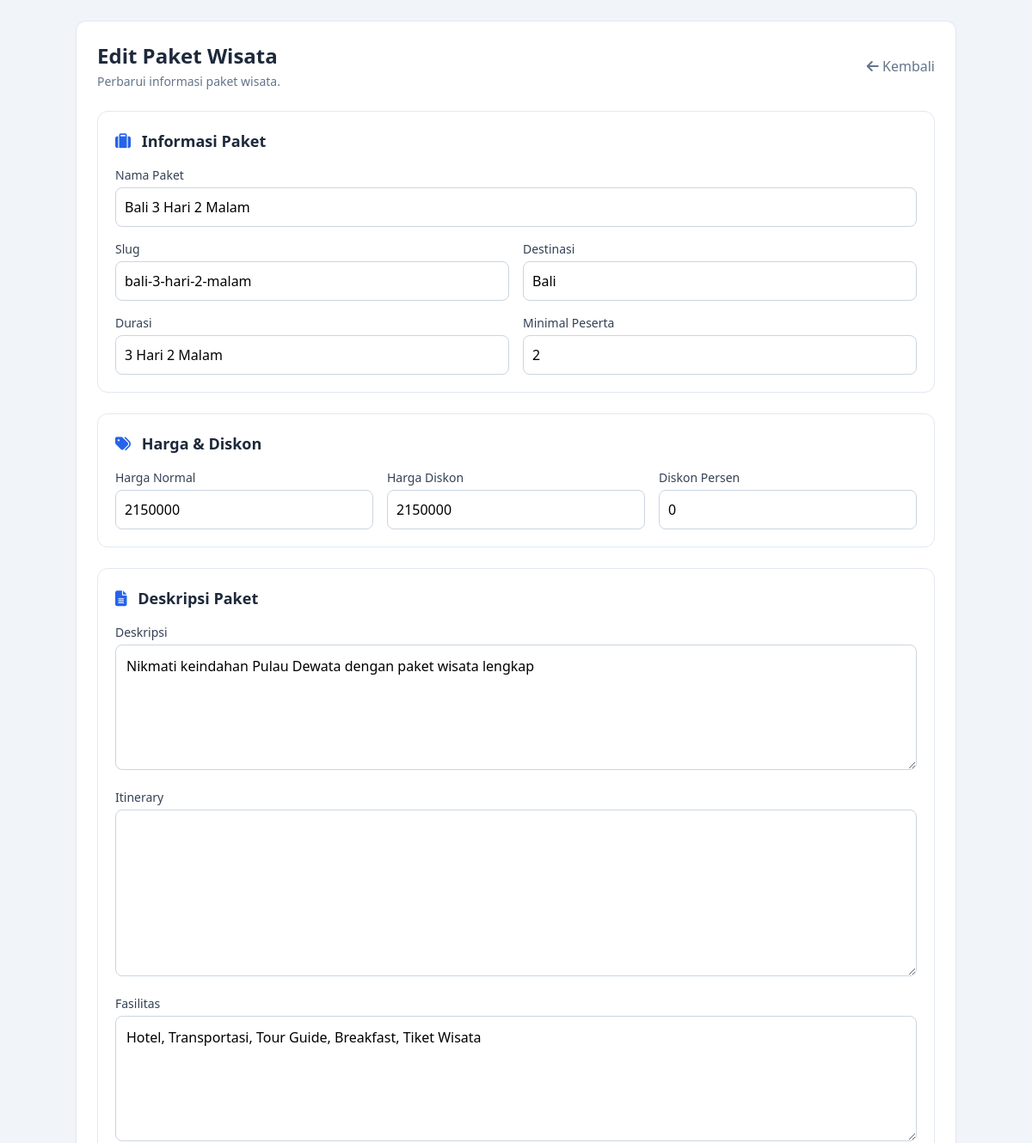
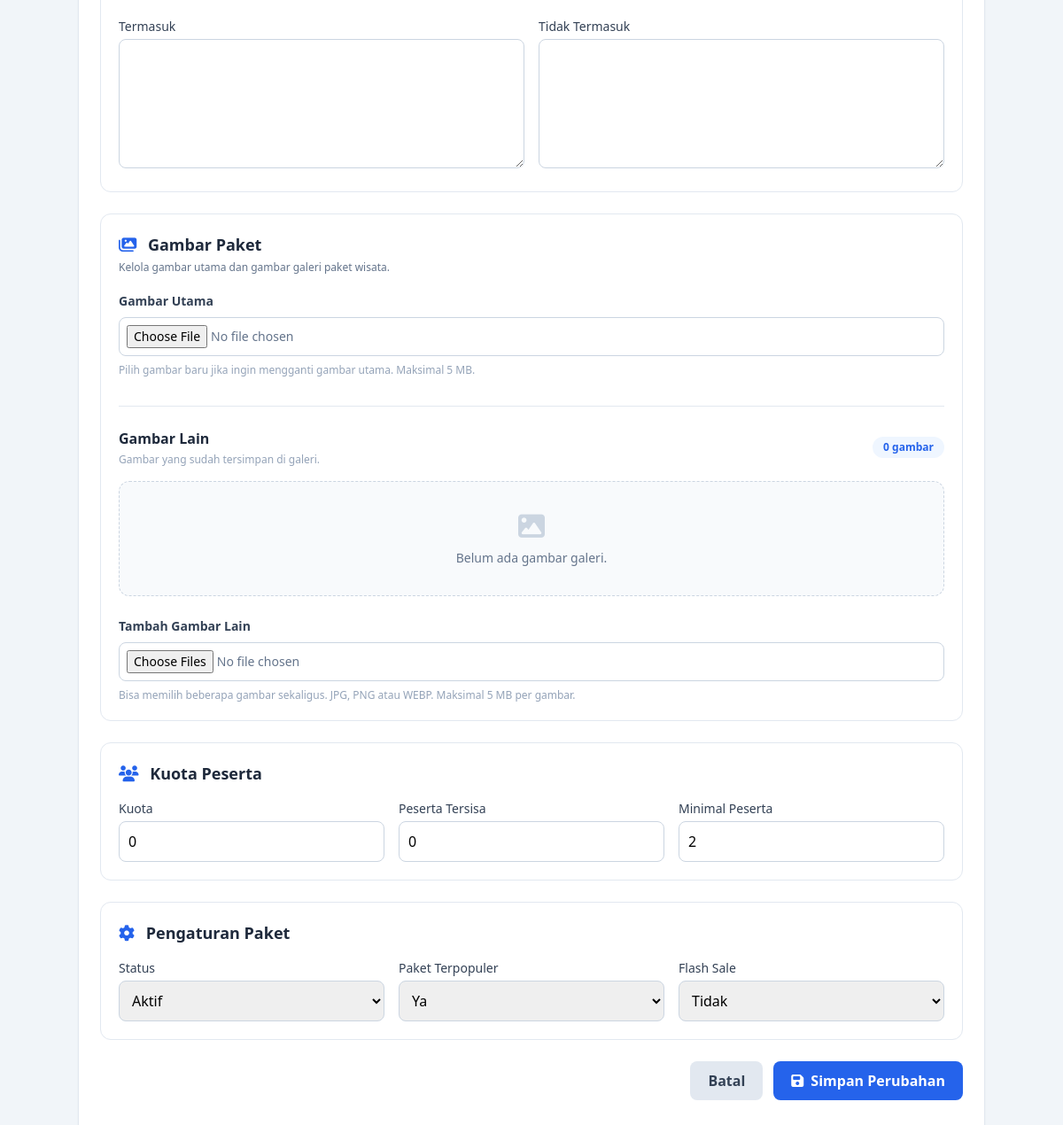
/admin/paket/edit.php?id=1, run on the app's committed database (2 pictures, top to bottom).
### tables this page shows
CREATE TABLE `paket_wisata` (
  `id` int(11) NOT NULL,
  `nama_paket` varchar(200) NOT NULL,
  `slug` varchar(200) NOT NULL,
  `destinasi` varchar(100) NOT NULL,
  `durasi` varchar(50) NOT NULL,
  `harga_normal` decimal(15,0) NOT NULL,
  `harga_diskon` decimal(15,0) DEFAULT NULL,
  `diskon_persen` int(3) DEFAULT 0,
  `deskripsi` text DEFAULT NULL,
  `itinerary` text DEFAULT NULL,
  `fasilitas` text DEFAULT NULL,
  `termasuk` text DEFAULT NULL,
  `tidak_termasuk` text DEFAULT NULL,
  `gambar_utama` varchar(255) DEFAULT NULL,
  `gambar_lain` text DEFAULT NULL,
  `kuota` int(11) DEFAULT 0,
  `tersisa` int(11) DEFAULT 0,
  `minimal_peserta` int(11) DEFAULT 2,
  `status` enum('aktif','nonaktif','habis') DEFAULT 'aktif',
  `is_featured` tinyint(1) DEFAULT 0,
  `is_flash_sale` tinyint(1) DEFAULT 0,
  `views` int(11) DEFAULT 0,
  `created_at` timestamp NOT NULL DEFAULT current_timestamp(),
  `updated_at` timestamp NOT NULL DEFAULT current_timestamp() ON UPDATE current_timestamp()
);

### admin/paket/edit.php (the view, shortened to what the rows shown need)
<?php
require_once(__DIR__ . '/../../config/database.php');
$id = $_GET['id'] ?? null;
$paket = db_get(
    "SELECT * FROM paket_wisata WHERE id = :id",
    ['id' => $id]
);
?>
<!DOCTYPE html>
<html lang="id">
<head>
    <script src="https://cdn.tailwindcss.com"></script>
    <link rel="stylesheet" href="https://cdnjs.cloudflare.com/ajax/libs/font-awesome/6.5.2/css/all.min.css">
</head>
<body class="bg-slate-100 p-6">
    <div class="max-w-5xl mx-auto">
        <div class="bg-white p-6 rounded-xl shadow-sm border border-slate-200">
            <div class="flex items-center justify-between mb-6">
                <div>
                    <h1 class="text-2xl font-bold text-slate-800">Edit Paket Wisata</h1>
                </div>
            </div>
            <form action="" method="POST" enctype="multipart/form-data" class="space-y-6">
                <div class="border border-slate-200 rounded-xl p-5">
                    <h2 class="text-lg font-bold text-slate-800 mb-4">
                        <i class="fa-solid fa-suitcase text-blue-600 mr-2"></i>
                        Informasi Paket
                    </h2>
                    <div class="grid grid-cols-1 md:grid-cols-2 gap-4">
                        <div class="md:col-span-2">
                            <label class="block text-sm font-medium text-slate-700 mb-1">Nama Paket</label>
                            <input type="text" name="nama_paket" value="<?= htmlspecialchars($paket['nama_paket'] ?? '') ?>" required class="w-full border border-slate-300 rounded-lg p-2.5">
                        </div>
                        <div>
                            <label class="block text-sm font-medium text-slate-700 mb-1">Slug</label>
                            <input type="text" name="slug" value="<?= htmlspecialchars($paket['slug'] ?? '') ?>" required class="w-full border border-slate-300 rounded-lg p-2.5">
                        </div>
                        <div>
                            <label class="block text-sm font-medium text-slate-700 mb-1">Destinasi</label>
                            <input type="text" name="destinasi" value="<?= htmlspecialchars($paket['destinasi'] ?? '') ?>" required class="w-full border border-slate-300 rounded-lg p-2.5">
                        </div>
                        <div>
                            <label class="block text-sm font-medium text-slate-700 mb-1">Durasi</label>
                            <input type="text" name="durasi" value="<?= htmlspecialchars($paket['durasi'] ?? '') ?>" class="w-full border border-slate-300 rounded-lg p-2.5">
                        </div>
                        <div>
                            <label class="block text-sm font-medium text-slate-700 mb-1">Minimal Peserta</label>
                            <input type="number" name="minimal_peserta" min="1" value="<?= htmlspecialchars($paket['minimal_peserta'] ?? 1) ?>" class="w-full border border-slate-300 rounded-lg p-2.5">
                        </div>
                    </div>
                </div>
                <div class="border border-slate-200 rounded-xl p-5">
                    <h2 class="text-lg font-bold text-slate-800 mb-4">
                        <i class="fa-solid fa-tags text-blue-600 mr-2"></i>
                        Harga & Diskon
                    </h2>
                    <div class="grid grid-cols-1 md:grid-cols-3 gap-4">
                        <div>
                            <label class="block text-sm font-medium text-slate-700 mb-1">Harga Normal</label>
                            <input type="number" name="harga_normal" value="<?= htmlspecialchars($paket['harga_normal'] ?? 0) ?>" required min="0" class="w-full border border-slate-300 rounded-lg p-2.5">
                        </div>
                        <div>
                            <label class="block text-sm font-medium text-slate-700 mb-1">Harga Diskon</label>
                            <input type="number" name="harga_diskon" value="<?= htmlspecialchars($paket['harga_diskon'] ?? '') ?>" min="0" class="w-full border border-slate-300 rounded-lg p-2.5">
                        </div>
                        <div>
                            <label class="block text-sm font-medium text-slate-700 mb-1">Diskon Persen</label>
                            <input type="number" name="diskon_persen" min="0" max="100" value="<?= htmlspecialchars($paket['diskon_persen'] ?? 0) ?>" class="w-full border border-slate-300 rounded-lg p-2.5">
                        </div>
                    </div>
                </div>
                <div class="border border-slate-200 rounded-xl p-5">
                    <h2 class="text-lg font-bold text-slate-800 mb-4">
                        <i class="fa-solid fa-file-lines text-blue-600 mr-2"></i>
                        Deskripsi Paket
                    </h2>
                    <div class="space-y-4">
                        <div>
                            <label class="block text-sm font-medium text-slate-700 mb-1">Deskripsi</label>
                            <textarea name="deskripsi" rows="5" class="w-full border border-slate-300 rounded-lg p-3"><?= htmlspecialchars($paket['deskripsi'] ?? '') ?></textarea>
                        </div>
                        <div>
                            <label class="block text-sm font-medium text-slate-700 mb-1">Fasilitas</label>
                            <textarea name="fasilitas" rows="5" class="w-full border border-slate-300 rounded-lg p-3"><?= htmlspecialchars($paket['fasilitas'] ?? '') ?></textarea>
                        </div>
                    </div>
                </div>
                <div class="border border-slate-200 rounded-xl p-5">
                    <h2 class="text-lg font-bold text-slate-800 mb-1">
                        <i class="fa-solid fa-images text-blue-600 mr-2"></i>
                        Gambar Paket
                    </h2>
                </div>
                <div class="border border-slate-200 rounded-xl p-5">
                    <h2 class="text-lg font-bold text-slate-800 mb-4">
                        <i class="fa-solid fa-users text-blue-600 mr-2"></i>
                        Kuota Peserta
                    </h2>
                    <div class="grid grid-cols-1 md:grid-cols-3 gap-4">
                        <div>
                            <label class="block text-sm font-medium text-slate-700 mb-1">Kuota</label>
                            <input type="number" name="kuota" min="0" value="<?= htmlspecialchars($paket['kuota'] ?? 0) ?>" class="w-full border border-slate-300 rounded-lg p-2.5">
                        </div>
                        <div>
                            <label class="block text-sm font-medium text-slate-700 mb-1">Peserta Tersisa</label>
                            <input type="number" name="tersisa" min="0" value="<?= htmlspecialchars($paket['tersisa'] ?? 0) ?>" class="w-full border border-slate-300 rounded-lg p-2.5">
                        </div>
                        <div>
                            <label class="block text-sm font-medium text-slate-700 mb-1">Minimal Peserta</label>
                            <input type="number" name="minimal_peserta" min="1" value="<?= htmlspecialchars($paket['minimal_peserta'] ?? 1) ?>" class="w-full border border-slate-300 rounded-lg p-2.5">
                        </div>
                    </div>
                </div>
                <div class="border border-slate-200 rounded-xl p-5">
                    <h2 class="text-lg font-bold text-slate-800 mb-4">
                        <i class="fa-solid fa-gear text-blue-600 mr-2"></i>
                        Pengaturan Paket
                    </h2>
                    <div class="grid grid-cols-1 md:grid-cols-3 gap-4">
                        <div>
                            <label class="block text-sm font-medium text-slate-700 mb-1">Status</label>
                            <select name="status" class="w-full border border-slate-300 rounded-lg p-2.5">
                                <option value="aktif" <?= ($paket['status'] ?? '') === 'aktif' ? 'selected' : '' ?>>Aktif</option>
                            </select>
                        </div>
                        <div>
                            <label class="block text-sm font-medium text-slate-700 mb-1">Paket Terpopuler</label>
                            <select name="is_featured" class="w-full border border-slate-300 rounded-lg p-2.5">
                                <option value="1" <?= (int)($paket['is_featured'] ?? 0) === 1 ? 'selected' : '' ?>>Ya</option>
                            </select>
                        </div>
                        <div>
                            <label class="block text-sm font-medium text-slate-700 mb-1">Flash Sale</label>
                            <select name="is_flash_sale" class="w-full border border-slate-300 rounded-lg p-2.5">
                                <option value="0" <?= (int)($paket['is_flash_sale'] ?? 0) === 0 ? 'selected' : '' ?>>Tidak</option>
                            </select>
                        </div>
                    </div>
                </div>
            </form>
        </div>
    </div>
</body>
</html>

### data on the page
paket_wisata: nama_paket "Bali 3 Hari 2 Malam", slug "bali-3-hari-2-malam", destinasi "Bali", durasi "3 Hari 2 Malam", minimal_peserta "2", harga_normal "2150000", harga_diskon "2150000", diskon_persen "0", deskripsi "Nikmati keindahan Pulau Dewata dengan paket wisata lengkap", fasilitas "Hotel, Transportasi, Tour Guide, Breakfast, Tiket Wisata", kuota "0", tersisa "0", status "Aktif", is_featured "Ya", is_flash_sale "Tidak"

### other printed values
count($gambarLain) "0"
